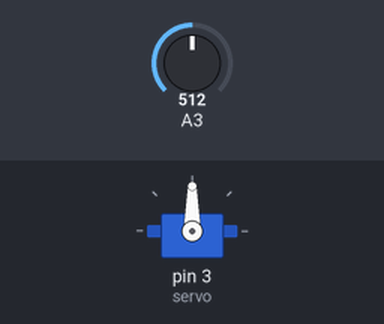
A sketch run on a simulated Arduino Uno, built with avr-gcc and run on an emulated ATmega328P. On the bench: servo. The test bench sets the inputs (shaded band); at power-on: A3 = 512.

Above: at 3.8 s.
3.9 s: A3 set to 716
At 6.9 s:
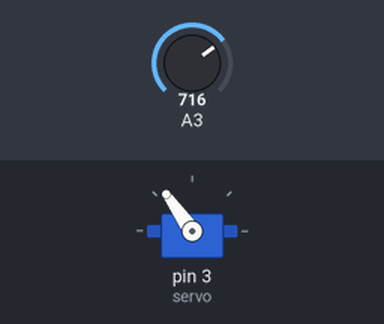
7.8 s: A3 set to 900
At 10.5 s:
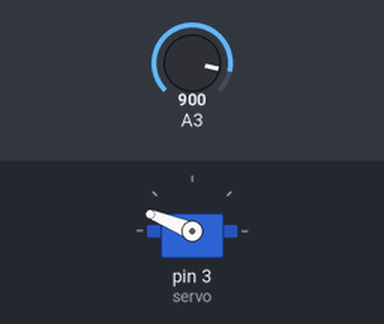
11.7 s: A3 set to 1023
At 12.7 s:
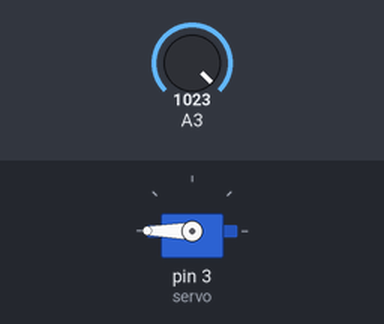
15.6 s: A3 set to 306
At 18.5 s:
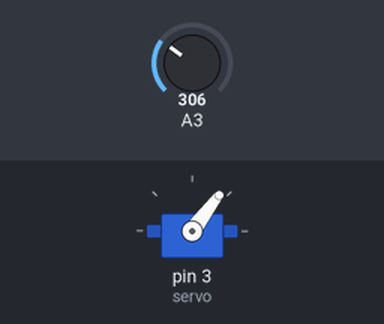
19.5 s: A3 set to 122
At 22.0 s:
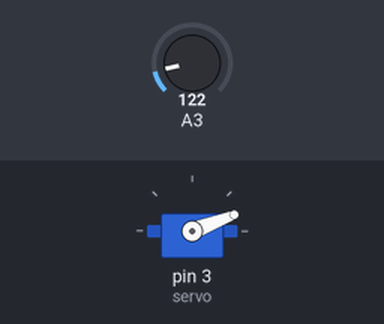
Timing chart, 0 to 23.5 s (numbered marks = the images above; inputs shaded):
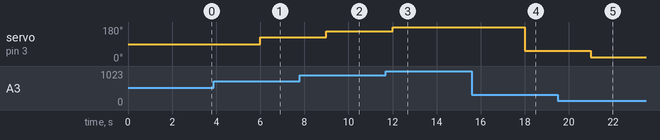

The sketch:

Servo_y_potenciometro.ino
```cpp
#include "Servo.h"

Servo servo;

void setup() {
  // put your setup code here, to run once:
  servo.attach(3);
}

void loop() {
  // put your main code here, to run repeatedly:
  int data = analogRead(A3);
  data = map(data, 0,1023, 0, 180);
  servo.write(data);
  delay(3000);

}
```

Measured:
- after the input at 3.9 s, servo on pin 3 (servo): 90° → 125° after 2.1 s
- after the input at 7.8 s, servo on pin 3 (servo): 125° → 158° after 1.2 s
- after the input at 11.7 s, servo on pin 3 (servo): 158° → 180° after 0.30 s
- after the input at 15.6 s, servo on pin 3 (servo): 180° → 53° after 2.4 s
- after the input at 19.5 s, servo on pin 3 (servo): 53° → 21° after 1.5 s
